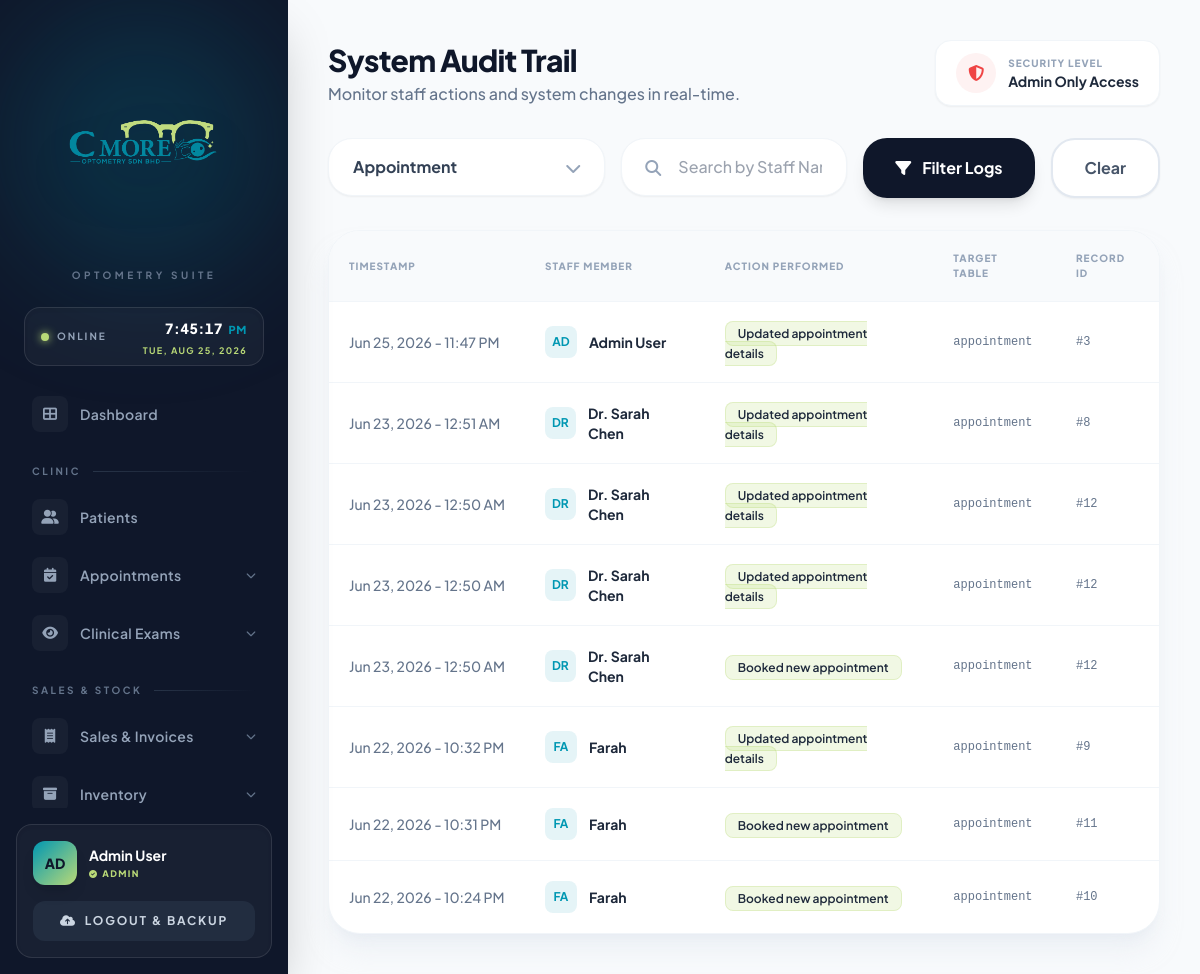
Before: /audit_trail.php?filter=appointment (signed in) with the older database file.
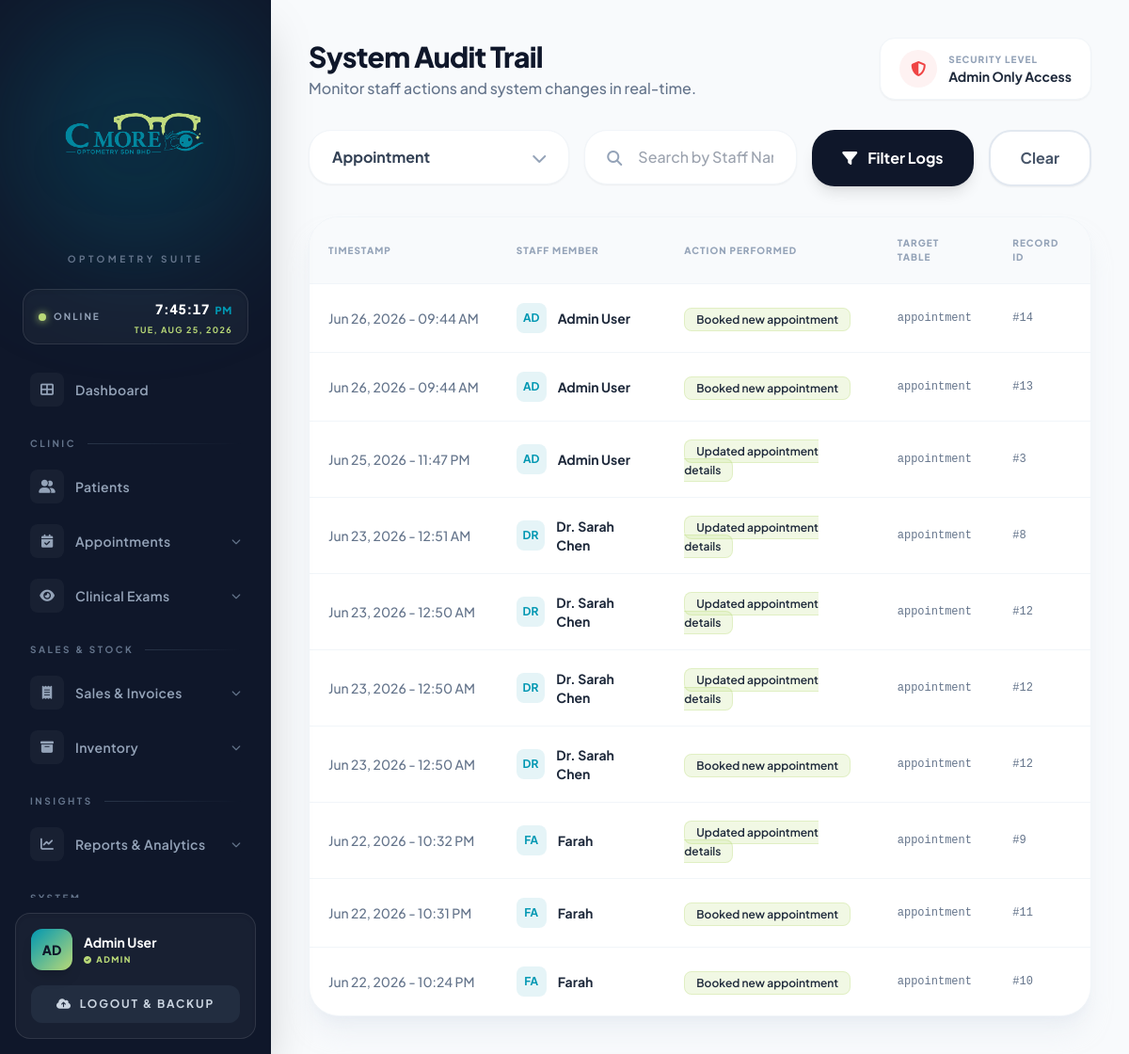
After: the same page with the newer database file.
### tables this page shows
CREATE TABLE `audit_log` (
  `LOG_ID` int(11) NOT NULL AUTO_INCREMENT,
  `USER_ID` int(11) NOT NULL,
  `ACTION` varchar(255) NOT NULL,
  `TABLE_NAME` varchar(100) DEFAULT NULL,
  `RECORD_ID` int(11) DEFAULT NULL,
  `CREATED_AT` timestamp NOT NULL DEFAULT current_timestamp(),
  PRIMARY KEY (`LOG_ID`)
);

CREATE TABLE `user` (
  `USER_ID` int(11) NOT NULL AUTO_INCREMENT,
  `NAME` varchar(100) NOT NULL,
  `EMAIL` varchar(100) NOT NULL,
  `PASSWORD` varchar(255) NOT NULL,
  `ROLE` varchar(50) NOT NULL,
  `FIRST_LOGIN_OTP` tinyint(1) DEFAULT 1,
  PRIMARY KEY (`USER_ID`),
  UNIQUE KEY `EMAIL` (`EMAIL`)
);

### audit_trail.php (the view, shortened to what the changed rows need)
<?php
include('config.php');
$filter = isset($_GET['filter']) ? mysqli_real_escape_string($conn, $_GET['filter']) : '';
$where_clauses = [];
if (!empty($filter)) {
    $where_clauses[] = "a.TABLE_NAME = '$filter'";
}
$where_sql = count($where_clauses) > 0 ? "WHERE " . implode(" AND ", $where_clauses) : "";
$query = "SELECT a.*, u.NAME
          FROM audit_log a
          LEFT JOIN user u ON a.USER_ID = u.USER_ID
          $where_sql
          ORDER BY a.CREATED_AT DESC
          LIMIT 200";
$result = mysqli_query($conn, $query);
?>
<!DOCTYPE html>
<html lang="en">
<head>
    <script src="https://cdn.tailwindcss.com"></script>
    <link rel="stylesheet" href="https://cdnjs.cloudflare.com/ajax/libs/font-awesome/6.0.0/css/all.min.css">
</head>
<body class="bg-[#f8fafc] text-slate-900 flex h-screen overflow-hidden">
    <?php include('sidebar.php'); ?>
    <main class="flex-1 ml-72 h-screen overflow-y-auto p-10">
        <div class="mb-8 flex justify-between items-end">
            <div>
                <h1 class="text-3xl font-black tracking-tight text-slate-900">System Audit Trail</h1>
            </div>
        </div>
        <div class="bg-white rounded-[2rem] shadow-xl shadow-slate-200/50 border border-slate-100 overflow-hidden">
            <div class="overflow-x-auto">
                <table class="w-full text-left border-collapse">
                    <thead>
                        <tr class="bg-slate-50 text-[10px] uppercase tracking-widest text-slate-400 border-b border-slate-100">
                            <th class="p-5 font-black">Timestamp</th>
                            <th class="p-5 font-black">Staff Member</th>
                            <th class="p-5 font-black">Action Performed</th>
                            <th class="p-5 font-black">Target Table</th>
                            <th class="p-5 font-black">Record ID</th>
                        </tr>
                    </thead>
                    <tbody class="divide-y divide-slate-100 text-sm font-medium">
                        <?php if (mysqli_num_rows($result) > 0): ?>
                            <?php while ($row = mysqli_fetch_assoc($result)): ?>
                                <tr class="hover:bg-slate-50/50 transition">
                                    <td class="p-5 text-slate-500 whitespace-nowrap">
                                        <?php echo date('M d, Y - h:i A', strtotime($row['CREATED_AT'])); ?>
                                    </td>
                                    <td class="p-5">
                                        <div class="flex items-center space-x-3">
                                            <div class="w-8 h-8 rounded-lg bg-[#0097B2]/10 text-[#0097B2] flex items-center justify-center font-bold text-xs">
                                                <?php echo $row['NAME'] ? strtoupper(substr($row['NAME'], 0, 2)) : '??'; ?>
                                            </div>
                                            <span class="font-bold text-slate-800">
                                                <?php echo htmlspecialchars($row['NAME'] ?? 'System / Unknown'); ?>
                                            </span>
                                        </div>
                                    </td>
                                    <td class="p-5">
                                        <span class="bg-[#B9D977]/20 text-slate-800 py-1 px-3 rounded-lg font-semibold text-xs border border-[#B9D977]/30">
                                            <?php echo htmlspecialchars($row['ACTION']); ?>
                                        </span>
                                    </td>
                                    <td class="p-5 text-slate-500 font-mono text-xs">
                                        <?php echo $row['TABLE_NAME'] ? htmlspecialchars($row['TABLE_NAME']) : '<span class="text-slate-300">N/A</span>'; ?>
                                    </td>
                                    <td class="p-5 text-slate-500 font-mono text-xs">
                                        <?php echo $row['RECORD_ID'] ? '#' . htmlspecialchars($row['RECORD_ID']) : '<span class="text-slate-300">N/A</span>'; ?>
                                    </td>
                                </tr>
                            <?php endwhile; ?>
                        <?php endif; ?>
                    </tbody>
                </table>
            </div>
        </div>
    </main>
</body>
</html>

### sidebar.php (shortened to what the changed rows need)
<link rel="stylesheet" href="https://cdnjs.cloudflare.com/ajax/libs/font-awesome/6.4.0/css/all.min.css">
<aside class="w-72 bg-[#0f172a] text-slate-300 flex flex-col fixed h-full shadow-2xl z-50 overflow-hidden">
    <nav class="relative flex-1 px-5 pb-2 space-y-0.5 overflow-y-auto overflow-x-hidden custom-scrollbar">
        <?php
        $current = basename($_SERVER['PHP_SELF']);
        $user_role = !empty($_SESSION['ROLE']) ? $_SESSION['ROLE'] : 'Unassigned';
        function submenu_btn($id, $icon, $label, $is_active) {
            $wrap = $is_active
                ? 'bg-gradient-to-r from-[#0097B2]/20 to-transparent text-white'
                : 'text-slate-400 hover:text-white hover:bg-white/[0.04]';
            $bar  = $is_active ? "<span class='absolute left-0 top-1/2 -translate-y-1/2 h-6 w-1 rounded-r-full bg-[#B9D977]'></span>" : '';
            $chip = $is_active
                ? 'bg-[#0097B2] text-white shadow-md shadow-[#0097B2]/30'
                : 'bg-white/[0.04] text-slate-400 group-hover:text-[#B9D977] group-hover:bg-white/[0.08]';
            return "
            <button onclick=\"document.getElementById('$id').classList.toggle('hidden')\" class='relative w-full flex items-center justify-between px-3 py-2.5 rounded-xl transition-all duration-200 group $wrap'>
                $bar
                <span class='flex items-center gap-3'>
                    <span class='flex items-center justify-center w-9 h-9 rounded-lg $chip transition-colors'><i class='$icon text-sm'></i></span>
                    <span class='text-sm font-semibold tracking-wide'>$label</span>
                </span>
                <i class='fa-solid fa-chevron-down text-[10px] text-slate-500 group-hover:text-white transition-colors'></i>
            </button>";
        }
        function nav_section($label) {
            echo "
            <div class='flex items-center gap-3 px-3 pt-5 pb-2'>
                <span class='text-[10px] uppercase tracking-[0.25em] font-bold text-slate-500 select-none'>$label</span>
                <span class='flex-1 h-px bg-gradient-to-r from-slate-700/70 to-transparent'></span>
            </div>";
        }
        nav_section('Clinic');
        $is_appt = ($current == 'appointment.php');
        echo "<div class='relative'>" . submenu_btn('appt-submenu', 'fa-solid fa-calendar-check', 'Appointments', $is_appt) . "
            <div id='appt-submenu' class='" . ($is_appt ? '' : 'hidden') . " mt-1 ml-5 pl-3 border-l border-slate-700/60 space-y-0.5 py-1'>";
        echo "  </div>
        </div>";
        if ($user_role === 'Admin' || $user_role === 'Optometrist') {
            $is_exam = ($current == 'exam.php');
            echo "<div class='relative'>" . submenu_btn('exam-submenu', 'fa-solid fa-eye', 'Clinical Exams', $is_exam) . "
                <div id='exam-submenu' class='" . ($is_exam ? '' : 'hidden') . " mt-1 ml-5 pl-3 border-l border-slate-700/60 space-y-0.5 py-1'>";
            echo "  </div>
            </div>";
        }
        $is_sales = ($current == 'sales.php');
        echo "<div class='relative'>" . submenu_btn('sales-submenu', 'fa-solid fa-receipt', 'Sales & Invoices', $is_sales) . "
            <div id='sales-submenu' class='" . ($is_sales ? '' : 'hidden') . " mt-1 ml-5 pl-3 border-l border-slate-700/60 space-y-0.5 py-1'>";
        echo "  </div>
        </div>";
        $is_inv = ($current == 'inventory.php');
        echo "<div class='relative'>" . submenu_btn('inv-submenu', 'fa-solid fa-box-archive', 'Inventory', $is_inv) . "
            <div id='inv-submenu' class='" . ($is_inv ? '' : 'hidden') . " mt-1 ml-5 pl-3 border-l border-slate-700/60 space-y-0.5 py-1'>";
        echo "  </div>
        </div>";
        $is_reports = ($current == 'reports.php' || $current == 'analytics.php');
        echo "<div class='relative'>" . submenu_btn('reports-submenu', 'fa-solid fa-chart-line', 'Reports & Analytics', $is_reports) . "
            <div id='reports-submenu' class='" . ($is_reports ? '' : 'hidden') . " mt-1 ml-5 pl-3 border-l border-slate-700/60 space-y-0.5 py-1'>";
        echo "  </div>
        </div>";
        ?>
    </nav>
</aside>

Changed rows visible on the page:
added audit_log: CREATED_AT "Jun 26, 2026 - 09:44 AM", USER_ID.NAME "AD", USER_ID.NAME "Admin User", ACTION "Booked new appointment", TABLE_NAME "appointment", RECORD_ID "14"
added audit_log: CREATED_AT "Jun 26, 2026 - 09:44 AM", USER_ID.NAME "AD", USER_ID.NAME "Admin User", ACTION "Booked new appointment", TABLE_NAME "appointment", RECORD_ID "13"
Other visible differences:
$label: "CLINIC SALES & STOCK" → "CLINIC SALES & STOCK INSIGHTS"
$label: "Appointments Clinical Exams Sales & Invoices Inventory" → "Appointments Clinical Exams Sales & Invoices Inventory Reports & Analytics"
